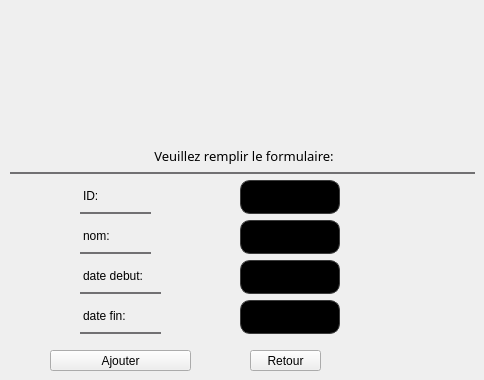
      <widget class="QWidget" name="tab_3">
       <attribute name="title">
        <string>Ajouter une offre</string>
       </attribute>
       <widget class="QPushButton" name="pushButton_5_mar">
        <property name="geometry">
         <rect>
          <x>50</x>
          <y>350</y>
          <width>141</width>
          <height>21</height>
         </rect>
        </property>
        <property name="styleSheet">
         <string notr="true">background: tranparent;
font: italic 12pt &quot;Century Gothic&quot;;
color: qconicalgradient(cx:0.5, cy:0.5, angle:0, stop:0 rgba(35, 40, 3, 255), stop:0.16 rgba(136, 106, 22, 255), stop:0.225 rgba(166, 140, 41, 255), stop:0.285 rgba(204, 181, 74, 255), stop:0.345 rgba(235, 219, 102, 255), stop:0.415 rgba(245, 236, 112, 255), stop:0.52 rgba(209, 190, 76, 255), stop:0.57 rgba(187, 156, 51, 255), stop:0.635 rgba(168, 142, 42, 255), stop:0.695 rgba(202, 174, 68, 255), stop:0.75 rgba(218, 202, 86, 255), stop:0.815 rgba(208, 187, 73, 255), stop:0.88 rgba(187, 156, 51, 255), stop:0.935 rgba(137, 108, 26, 255), stop:1 rgba(35, 40, 3, 255));
border-bottom:2px solid#717072;
border-color: qconicalgradient(cx:0.5, cy:0.5, angle:0, stop:0 rgba(35, 40, 3, 255), stop:0.16 rgba(136, 106, 22, 255), stop:0.225 rgba(166, 140, 41, 255), stop:0.285 rgba(204, 181, 74, 255), stop:0.345 rgba(235, 219, 102, 255), stop:0.415 rgba(245, 236, 112, 255), stop:0.52 rgba(209, 190, 76, 255), stop:0.57 rgba(187, 156, 51, 255), stop:0.635 rgba(168, 142, 42, 255), stop:0.695 rgba(202, 174, 68, 255), stop:0.75 rgba(218, 202, 86, 255), stop:0.815 rgba(208, 187, 73, 255), stop:0.88 rgba(187, 156, 51, 255), stop:0.935 rgba(137, 108, 26, 255), stop:1 rgba(35, 40, 3, 255));
background-color: rgb(255, 212, 250);

border-radius:15px;}
QPushButton:hover{
	
	background-color: rgb(234, 78, 117);</string>
        </property>
        <property name="text">
         <string>Ajouter</string>
        </property>
       </widget>
       <widget class="QPushButton" name="retour4_3_mar">
        <property name="geometry">
         <rect>
          <x>250</x>
          <y>350</y>
          <width>71</width>
          <height>21</height>
         </rect>
        </property>
        <property name="styleSheet">
         <string notr="true">background: tranparent;
font: italic 12pt &quot;Century Gothic&quot;;
color: qconicalgradient(cx:0.5, cy:0.5, angle:0, stop:0 rgba(35, 40, 3, 255), stop:0.16 rgba(136, 106, 22, 255), stop:0.225 rgba(166, 140, 41, 255), stop:0.285 rgba(204, 181, 74, 255), stop:0.345 rgba(235, 219, 102, 255), stop:0.415 rgba(245, 236, 112, 255), stop:0.52 rgba(209, 190, 76, 255), stop:0.57 rgba(187, 156, 51, 255), stop:0.635 rgba(168, 142, 42, 255), stop:0.695 rgba(202, 174, 68, 255), stop:0.75 rgba(218, 202, 86, 255), stop:0.815 rgba(208, 187, 73, 255), stop:0.88 rgba(187, 156, 51, 255), stop:0.935 rgba(137, 108, 26, 255), stop:1 rgba(35, 40, 3, 255));
border-bottom:2px solid#717072;
border-color: qconicalgradient(cx:0.5, cy:0.5, angle:0, stop:0 rgba(35, 40, 3, 255), stop:0.16 rgba(136, 106, 22, 255), stop:0.225 rgba(166, 140, 41, 255), stop:0.285 rgba(204, 181, 74, 255), stop:0.345 rgba(235, 219, 102, 255), stop:0.415 rgba(245, 236, 112, 255), stop:0.52 rgba(209, 190, 76, 255), stop:0.57 rgba(187, 156, 51, 255), stop:0.635 rgba(168, 142, 42, 255), stop:0.695 rgba(202, 174, 68, 255), stop:0.75 rgba(218, 202, 86, 255), stop:0.815 rgba(208, 187, 73, 255), stop:0.88 rgba(187, 156, 51, 255), stop:0.935 rgba(137, 108, 26, 255), stop:1 rgba(35, 40, 3, 255));
background-color: rgb(255, 212, 250);

border-radius:15px;}
QPushButton:hover{
	
	background-color: rgb(234, 78, 117);</string>
        </property>
        <property name="text">
         <string>Retour</string>
        </property>
       </widget>
       <widget class="QLabel" name="label_2_mar">
        <property name="geometry">
         <rect>
          <x>10</x>
          <y>140</y>
          <width>465</width>
          <height>34</height>
         </rect>
        </property>
        <property name="font">
         <font>
          <family>Century Gothic</family>
          <pointsize>10</pointsize>
          <weight>9</weight>
          <italic>false</italic>
          <bold>false</bold>
         </font>
        </property>
        <property name="styleSheet">
         <string notr="true">color: rgb(0, 0, 0);
font: 75 10pt &quot;Century Gothic&quot;;
background:transparent;
border:none;

border-bottom:2px solid#717072;
</string>
        </property>
        <property name="text">
         <string>&lt;html&gt;&lt;head/&gt;&lt;body&gt;&lt;p align=&quot;center&quot;&gt;Veuillez remplir le formulaire:&lt;/p&gt;&lt;/body&gt;&lt;/html&gt;</string>
        </property>
       </widget>
       <widget class="QLabel" name="label_5_mar">
        <property name="geometry">
         <rect>
          <x>80</x>
          <y>260</y>
          <width>81</width>
          <height>34</height>
         </rect>
        </property>
        <property name="styleSheet">
         <string notr="true">color: rgb(0, 0, 0);
font: 75 10pt &quot;Century Gothic&quot;;
background:transparent;
border:none;

border-bottom:2px solid#717072;
</string>
        </property>
        <property name="text">
         <string>date debut:</string>
        </property>
       </widget>
       <widget class="QLabel" name="label_6_mar">
        <property name="geometry">
         <rect>
          <x>80</x>
          <y>300</y>
          <width>81</width>
          <height>34</height>
         </rect>
        </property>
        <property name="styleSheet">
         <string notr="true">color: rgb(0, 0, 0);
font: 75 10pt &quot;Century Gothic&quot;;
background:transparent;
border:none;

border-bottom:2px solid#717072;
</string>
        </property>
        <property name="text">
         <string>date fin:</string>
        </property>
       </widget>
       <widget class="QLabel" name="label_3_mar">
        <property name="geometry">
         <rect>
          <x>80</x>
          <y>180</y>
          <width>71</width>
          <height>34</height>
         </rect>
        </property>
        <property name="styleSheet">
         <string notr="true">color: rgb(0, 0, 0);
font: 75 10pt &quot;Century Gothic&quot;;
background:transparent;
border:none;

border-bottom:2px solid#717072;
</string>
        </property>
        <property name="text">
         <string>ID:</string>
        </property>
       </widget>
       <widget class="QLabel" name="label_4_mar">
        <property name="geometry">
         <rect>
          <x>80</x>
          <y>220</y>
          <width>71</width>
          <height>34</height>
         </rect>
        </property>
        <property name="styleSheet">
         <string notr="true">color: rgb(0, 0, 0);
font: 75 10pt &quot;Century Gothic&quot;;
background:transparent;
border:none;

border-bottom:2px solid#717072;
</string>
        </property>
        <property name="text">
         <string>nom:</string>
        </property>
       </widget>
       <widget class="QLineEdit" name="dated_ajout_mar">
        <property name="geometry">
         <rect>
          <x>240</x>
          <y>260</y>
          <width>100</width>
          <height>34</height>
         </rect>
        </property>
        <property name="minimumSize">
         <size>
          <width>0</width>
          <height>30</height>
         </size>
        </property>
        <property name="maximumSize">
         <size>
          <width>100</width>
          <height>80</height>
         </size>
        </property>
        <property name="styleSheet">
         <string notr="true">
    color: rgb(60, 60, 60);
    background-color: rgb(0, 0, 0);
    border: 1px solid rgb(60, 60, 60);
    border-radius: 10px;

</string>
        </property>
       </widget>
       <widget class="QLineEdit" name="datef_ajout_mar">
        <property name="geometry">
         <rect>
          <x>240</x>
          <y>300</y>
          <width>100</width>
          <height>34</height>
         </rect>
        </property>
        <property name="minimumSize">
         <size>
          <width>0</width>
          <height>30</height>
         </size>
        </property>
        <property name="maximumSize">
         <size>
          <width>100</width>
          <height>80</height>
         </size>
        </property>
        <property name="styleSheet">
         <string notr="true">
    color: rgb(60, 60, 60);
    background-color: rgb(0, 0, 0);
    border: 1px solid rgb(60, 60, 60);
    border-radius: 10px;

</string>
        </property>
       </widget>
       <widget class="QLineEdit" name="id_ajout_mar">
        <property name="geometry">
         <rect>
          <x>240</x>
          <y>180</y>
          <width>100</width>
          <height>34</height>
         </rect>
        </property>
        <property name="minimumSize">
         <size>
          <width>0</width>
          <height>30</height>
         </size>
        </property>
        <property name="maximumSize">
         <size>
          <width>100</width>
          <height>80</height>
         </size>
        </property>
        <property name="styleSheet">
         <string notr="true">
    color: rgb(60, 60, 60);
    background-color: rgb(0, 0, 0);
    border: 1px solid rgb(60, 60, 60);
    border-radius: 10px;

</string>
        </property>
       </widget>
       <widget class="QLineEdit" name="nom_ajout_mar">
        <property name="geometry">
         <rect>
          <x>240</x>
          <y>220</y>
          <width>100</width>
          <height>34</height>
         </rect>
        </property>
        <property name="minimumSize">
         <size>
          <width>0</width>
          <height>30</height>
         </size>
        </property>
        <property name="maximumSize">
         <size>
          <width>100</width>
          <height>80</height>
         </size>
        </property>
        <property name="styleSheet">
         <string notr="true">
    color: rgb(60, 60, 60);
    background-color: rgb(0, 0, 0);
    border: 1px solid rgb(60, 60, 60);
    border-radius: 10px;

</string>
        </property>
       </widget>
       <widget class="QLabel" name="label_26_mar">
        <property name="geometry">
         <rect>
          <x>180</x>
          <y>0</y>
          <width>151</width>
          <height>131</height>
         </rect>
        </property>
        <property name="styleSheet">
         <string notr="true">background:transparent;
image: url(:/new/prefix1/image/—Pngtree—add vector icon_3791307.png);</string>
        </property>
        <property name="text">
         <string/>
        </property>
       </widget>
      </widget>
